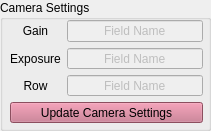
         <widget class="QGroupBox" name="groupBox_9">
          <property name="geometry">
           <rect>
            <x>640</x>
            <y>360</y>
            <width>211</width>
            <height>131</height>
           </rect>
          </property>
          <property name="title">
           <string>Camera Settings</string>
          </property>
          <widget class="QWidget" name="layoutWidget_22">
           <property name="geometry">
            <rect>
             <x>10</x>
             <y>20</y>
             <width>193</width>
             <height>103</height>
            </rect>
           </property>
           <layout class="QGridLayout" name="gridLayout_40">
            <item row="1" column="0">
             <widget class="QLabel" name="label_156">
              <property name="text">
               <string>Exposure</string>
              </property>
              <property name="alignment">
               <set>Qt::AlignCenter</set>
              </property>
             </widget>
            </item>
            <item row="0" column="0">
             <widget class="QLabel" name="label_157">
              <property name="text">
               <string>Gain</string>
              </property>
              <property name="alignment">
               <set>Qt::AlignCenter</set>
              </property>
             </widget>
            </item>
            <item row="0" column="1">
             <widget class="QLineEdit" name="gain_setting">
              <property name="enabled">
               <bool>false</bool>
              </property>
              <property name="text">
               <string>Field Name</string>
              </property>
              <property name="alignment">
               <set>Qt::AlignCenter</set>
              </property>
             </widget>
            </item>
            <item row="2" column="0">
             <widget class="QLabel" name="label_158">
              <property name="text">
               <string>Row</string>
              </property>
              <property name="alignment">
               <set>Qt::AlignCenter</set>
              </property>
             </widget>
            </item>
            <item row="1" column="1">
             <widget class="QLineEdit" name="exposuresetting">
              <property name="enabled">
               <bool>false</bool>
              </property>
              <property name="text">
               <string>Field Name</string>
              </property>
              <property name="alignment">
               <set>Qt::AlignCenter</set>
              </property>
             </widget>
            </item>
            <item row="2" column="1">
             <widget class="QLineEdit" name="space_map_frames_12">
              <property name="enabled">
               <bool>false</bool>
              </property>
              <property name="text">
               <string>Field Name</string>
              </property>
              <property name="alignment">
               <set>Qt::AlignCenter</set>
              </property>
             </widget>
            </item>
            <item row="3" column="0" colspan="2">
             <widget class="QPushButton" name="update_camera_settings">
              <property name="styleSheet">
               <string notr="true">background-color: rgb(196, 110, 133)</string>
              </property>
              <property name="text">
               <string>Update Camera Settings</string>
              </property>
             </widget>
            </item>
           </layout>
          </widget>
         </widget>
